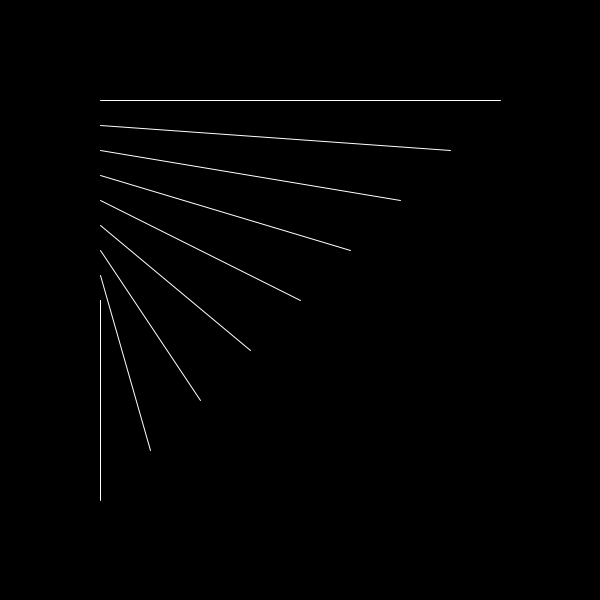
Frame 1 (no input)
Frame 60 (the mouse pressed at the canvas centre just before this capture): identical to frame 1, image omitted
Frame 120 (the mouse held since frame 60 and released just before this capture): identical to frame 1, image omitted

The Processing sketch that drew this single still picture (run headless with seeded random() and noise(); from frame 60 on, the mouse is pressed at the canvas centre):

// Processing sketch: sketch_1_lines
// ── sketch_1_lines.pde
void setup() {
  size(600, 600);
}

void draw() {
  background(0);

  stroke(255);

  line(100, 100, 500, 100);
  line(100, 125, 450, 150);
  line(100, 150, 400, 200);
  line(100, 175, 350, 250);
  line(100, 200, 300, 300);
  line(100, 225, 250, 350);
  line(100, 250, 200, 400);
  line(100, 275, 150, 450);
  line(100, 300, 100, 500);
}
